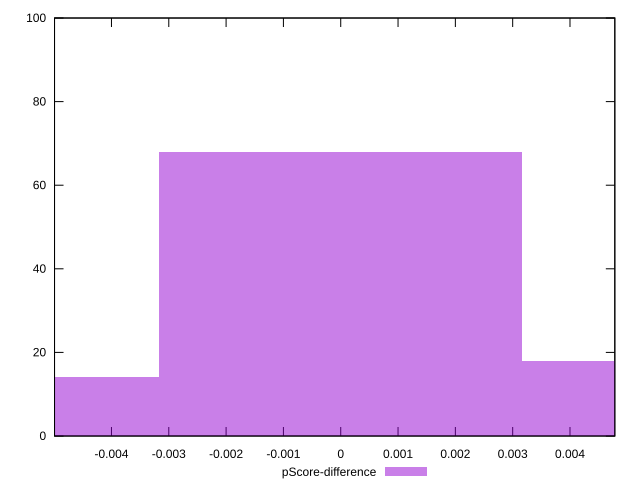

The gnuplot source for this figure:
reset

$pScoreDifference <<EOF
0 68
-0.006339022358266138 14
0.006339022358266138 18
EOF

set key outside below
set boxwidth 0.006339022358266138
set xrange [-0.004993229137078836:0.004782109556571101]
set yrange [0:100]
set trange [0:100]
set style fill transparent solid 0.5 noborder
set terminal svg size 640, 490 enhanced background rgb 'white'
set output "reports/report_00028_2021-02-24T12-49-42.674Z/total-blocking-time/samples/music/pScore-difference/histogram.svg"

plot $pScoreDifference title "pScore-difference" with boxes

reset
